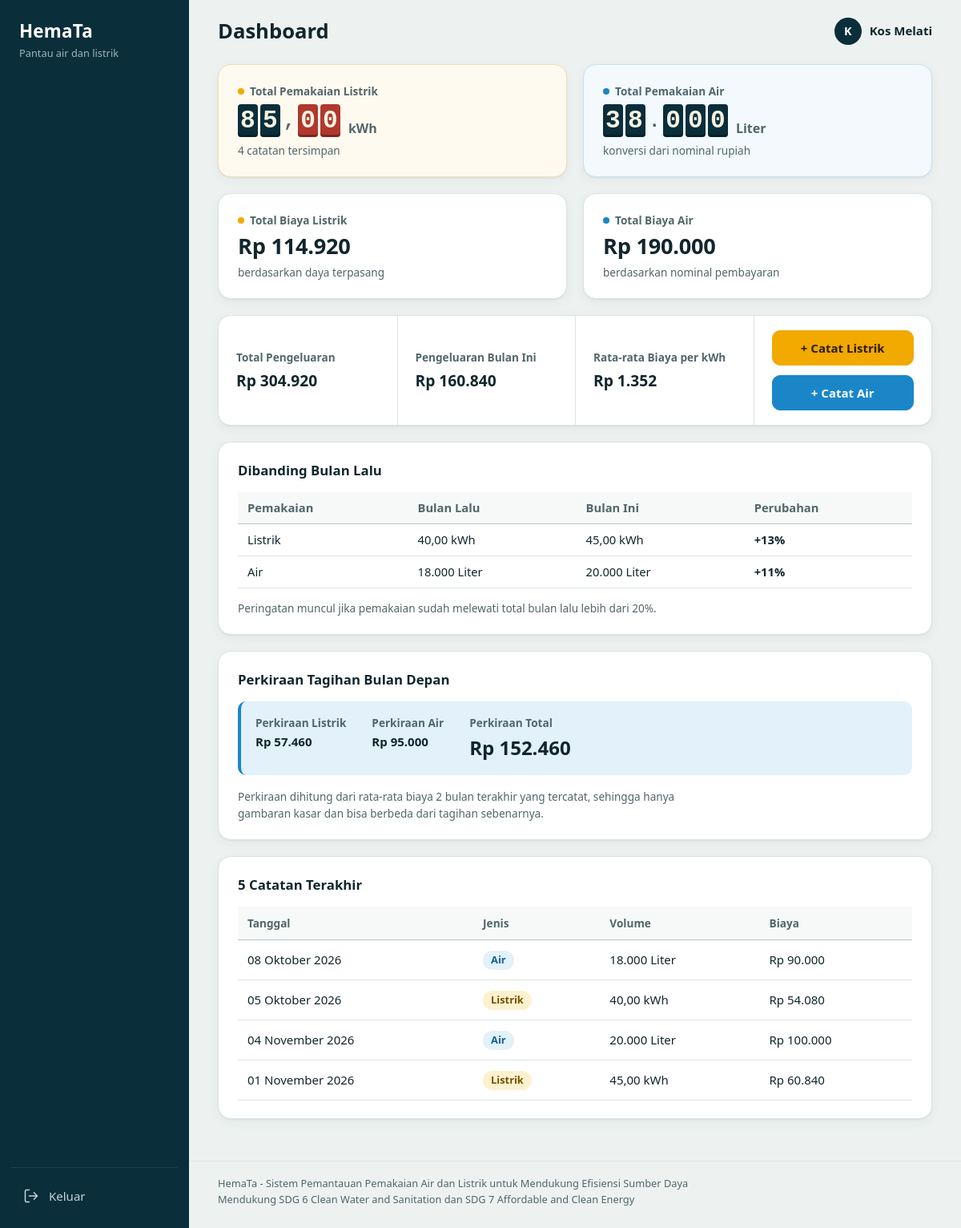
/dashboard.php (signed in), run on the app's committed database.
### tables this page shows
CREATE TABLE `pemakaian` (
  `id` int NOT NULL,
  `user_id` int NOT NULL,
  `jenis` enum('listrik','air') NOT NULL,
  `daya_va` int NOT NULL DEFAULT '0',
  `kwh` decimal(10,2) NOT NULL DEFAULT '0.00',
  `tarif_per_kwh` decimal(12,2) NOT NULL DEFAULT '0.00',
  `liter` decimal(12,2) NOT NULL DEFAULT '0.00',
  `total_rupiah` decimal(14,2) NOT NULL DEFAULT '0.00',
  `keterangan` varchar(255) NOT NULL DEFAULT '',
  `tanggal` date NOT NULL
);

### dashboard.php (the view, shortened to what this page needs)
<?php
$judul_halaman = "Dashboard";
include("includes/header.php");
include("includes/fungsi.php");
include("includes/koneksi.php");
$ringkas = totalPemakaian($koneksi, $_SESSION['user_id']);
$total_listrik = $ringkas['listrik_rupiah'];
$total_air = $ringkas['air_rupiah'];
$total_semua = $total_listrik + $total_air;
$bulan_ini_kode = date("Y-m");
$bulan_lalu_kode = date("Y-m", strtotime("first day of last month"));
$bulan_ini = pemakaianBulan($koneksi, $_SESSION['user_id'], $bulan_ini_kode);
$bulan_lalu = pemakaianBulan($koneksi, $_SESSION['user_id'], $bulan_lalu_kode);
$naik_listrik = persenPerubahan($bulan_ini['kwh'], $bulan_lalu['kwh']);
$naik_air = persenPerubahan($bulan_ini['liter'], $bulan_lalu['liter']);
$pengeluaran_bulan_ini = $bulan_ini['listrik_rupiah'] + $bulan_ini['air_rupiah'];
$perkiraan = perkiraanBulanDepan(rekapBulanan($koneksi, $_SESSION['user_id']));
$terakhir = mysqli_query($koneksi, "SELECT jenis, tanggal, kwh, liter, total_rupiah FROM pemakaian WHERE user_id='" . (int) $_SESSION['user_id'] . "' ORDER BY id DESC LIMIT 5");
?>
<section class="kartu-grid">
    <article class="kartu metrik kwh">
        <span class="label">Total Pemakaian Listrik</span>
        <strong class="angka"><?php echo digitMeter(formatAngka($ringkas['listrik_kwh'], 2)); ?> <small>kWh</small></strong>
        <span class="sub"><?php echo $ringkas['jumlah_catatan']; ?> catatan tersimpan</span>
    </article>
    <article class="kartu metrik liter">
        <span class="label">Total Pemakaian Air</span>
        <strong class="angka"><?php echo digitMeter(formatAngka($ringkas['air_liter'], 0)); ?> <small>Liter</small></strong>
        <span class="sub">konversi dari nominal rupiah</span>
    </article>
    <article class="kartu metrik biaya-listrik">
        <span class="label">Total Biaya Listrik</span>
        <strong class="angka"><?php echo formatRupiah($total_listrik); ?></strong>
        <span class="sub">berdasarkan daya terpasang</span>
    </article>
    <article class="kartu metrik biaya-air">
        <span class="label">Total Biaya Air</span>
        <strong class="angka"><?php echo formatRupiah($total_air); ?></strong>
        <span class="sub">berdasarkan nominal pembayaran</span>
    </article>
</section>
<section class="kartu ringkas-tambahan">
    <div class="ringkas-item">
        <span class="label">Total Pengeluaran</span>
        <strong><?php echo formatRupiah($total_semua); ?></strong>
    </div>
    <div class="ringkas-item">
        <span class="label">Pengeluaran Bulan Ini</span>
        <strong><?php echo formatRupiah($pengeluaran_bulan_ini); ?></strong>
    </div>
    <div class="ringkas-item">
        <span class="label">Rata-rata Biaya per kWh</span>
        <strong><?php echo $ringkas['listrik_kwh'] > 0 ? formatRupiah($total_listrik / $ringkas['listrik_kwh']) : "-"; ?></strong>
    </div>
    <div class="ringkas-item">
        <a class="btn utama" href="catat_listrik.php">+ Catat Listrik</a>
        <a class="btn sekunder" href="catat_air.php">+ Catat Air</a>
    </div>
</section>
<section class="kartu">
    <h2>Dibanding Bulan Lalu</h2>
    <table class="tabel kecil tumpuk">
        <thead>
            <tr>
                <th>Pemakaian</th>
                <th>Bulan Lalu</th>
                <th>Bulan Ini</th>
                <th>Perubahan</th>
            </tr>
        </thead>
        <tbody>
            <tr>
                <td class="c-judul">Listrik</td>
                <td data-label="Bulan Lalu"><?php echo formatAngka($bulan_lalu['kwh'], 2); ?> kWh</td>
                <td data-label="Bulan Ini"><?php echo formatAngka($bulan_ini['kwh'], 2); ?> kWh</td>
                <td data-label="Perubahan"><strong><?php echo teksPerubahan($naik_listrik); ?></strong></td>
            </tr>
            <tr>
                <td class="c-judul">Air</td>
                <td data-label="Bulan Lalu"><?php echo formatAngka($bulan_lalu['liter'], 0); ?> Liter</td>
                <td data-label="Bulan Ini"><?php echo formatAngka($bulan_ini['liter'], 0); ?> Liter</td>
                <td data-label="Perubahan"><strong><?php echo teksPerubahan($naik_air); ?></strong></td>
            </tr>
        </tbody>
    </table>
    <p class="catatan">Peringatan muncul jika pemakaian sudah melewati total bulan lalu lebih dari <?php echo BATAS_BOROS_PERSEN; ?>%.</p>
</section>
<section class="kartu">
    <h2>Perkiraan Tagihan Bulan Depan</h2>
    <?php if ($perkiraan === null) { ?>
        <p class="kosong">Perkiraan muncul setelah ada catatan pemakaian.</p>
    <?php } else { ?>
        <div class="pratinjau">
            <div class="pratinjau-item">
                <span class="label">Perkiraan Listrik</span>
                <strong><?php echo formatRupiah($perkiraan['listrik']); ?></strong>
            </div>
            <div class="pratinjau-item">
                <span class="label">Perkiraan Air</span>
                <strong><?php echo formatRupiah($perkiraan['air']); ?></strong>
            </div>
            <div class="pratinjau-item">
                <span class="label">Perkiraan Total</span>
                <strong class="besar"><?php echo formatRupiah($perkiraan['total']); ?></strong>
            </div>
        </div>
        <p class="catatan">Perkiraan dihitung dari rata-rata biaya <?php echo $perkiraan['jumlah_bulan']; ?> bulan terakhir yang tercatat, sehingga hanya gambaran kasar dan bisa berbeda dari tagihan sebenarnya.</p>
    <?php } ?>
</section>
<section class="kartu">
    <h2>5 Catatan Terakhir</h2>
    <?php if (mysqli_num_rows($terakhir) == 0) { ?>
        <p class="kosong">Belum ada catatan pemakaian. Mulai catat pemakaian listrik atau air Anda.</p>
    <?php } else { ?>
        <table class="tabel tumpuk riwayat">
            <thead>
                <tr>
                    <th>Tanggal</th>
                    <th>Jenis</th>
                    <th>Volume</th>
                    <th>Biaya</th>
                </tr>
            </thead>
            <tbody>
                <?php while ($baris = mysqli_fetch_array($terakhir)) { ?>
                    <tr>
                        <td class="c-tgl" data-label="Tanggal"><?php echo formatTanggal($baris['tanggal']); ?></td>
                        <td class="c-jenis" data-label="Jenis"><span class="badge <?php echo $baris['jenis']; ?>"><?php echo $baris['jenis'] == "listrik" ? "Listrik" : "Air"; ?></span></td>
                        <td class="c-vol" data-label="Volume"><?php echo $baris['jenis'] == "listrik" ? formatAngka($baris['kwh'], 2) . " kWh" : formatAngka($baris['liter'], 0) . " Liter"; ?></td>
                        <td class="c-biaya" data-label="Biaya"><?php echo formatRupiah($baris['total_rupiah']); ?></td>
                    </tr>
                <?php } ?>
            </tbody>
        </table>
    <?php } ?>
</section>
<?php include("includes/footer.php"); ?>

### includes/header.php (shortened to what this page needs)
<?php
$judul_halaman = isset($judul_halaman) ? $judul_halaman : "Dashboard";
$inisial = function_exists("mb_substr") ? mb_substr($_SESSION['nama'], 0, 1) : substr($_SESSION['nama'], 0, 1);
?>
<!DOCTYPE html>
<html lang="id">
<head>
    <link rel="stylesheet" href="css/style.css">
</head>
<body>
    <div class="app">
        <aside class="sisi">
            <div class="sisi-merek">
                <span class="logo">HemaTa</span>
                <span class="slogan">Pantau air dan listrik</span>
            </div>
            <div class="sisi-bawah">
                <a href="logout.php" class="keluar">
                    <svg viewBox="0 0 24 24" width="20" height="20" fill="none" stroke="currentColor" stroke-width="1.8" stroke-linecap="round" stroke-linejoin="round" aria-hidden="true"><path d="M9 21H5a2 2 0 0 1-2-2V5a2 2 0 0 1 2-2h4M16 17l5-5-5-5M21 12H9"/></svg>
                    <span>Keluar</span>
                </a>
            </div>
        </aside>
        <div class="isi">
            <header class="topbar">
                <div>
                    <h1><?php echo htmlspecialchars($judul_halaman); ?></h1>
                </div>
                <div class="pengguna">
                    <span class="avatar" aria-hidden="true"><?php echo htmlspecialchars(strtoupper($inisial)); ?></span>
                    <span class="pengguna-nama"><?php echo htmlspecialchars($_SESSION['nama']); ?></span>
                </div>
            </header>
            <main class="kontainer" id="isi">

### includes/fungsi.php (shortened to what this page needs)
<?php
function formatRupiah($angka)
{
    return "Rp " . number_format((float) $angka, 0, ",", ".");
}
function formatAngka($angka, $desimal = 0)
{
    return number_format((float) $angka, $desimal, ",", ".");
}
function namaBulan()
{
    return array(1 => "Januari", "Februari", "Maret", "April", "Mei", "Juni", "Juli", "Agustus", "September", "Oktober", "November", "Desember");
}
function formatTanggal($tanggal)
{
    $bulan = namaBulan();
    $waktu = strtotime($tanggal);
    return date("d", $waktu) . " " . $bulan[(int) date("n", $waktu)] . " " . date("Y", $waktu);
}
function totalPemakaian($koneksi, $id_user = 0)
{
    $batas = $id_user > 0 ? "WHERE user_id='" . (int) $id_user . "'" : "";
    $hasil = array("listrik_kwh" => 0, "listrik_rupiah" => 0, "air_liter" => 0, "air_rupiah" => 0, "jumlah_catatan" => 0);
    $query = mysqli_query($koneksi, "SELECT jenis, SUM(kwh) AS total_kwh, SUM(liter) AS total_liter, SUM(total_rupiah) AS total_biaya FROM pemakaian " . $batas . " GROUP BY jenis");
    while ($baris = mysqli_fetch_array($query)) {
        if ($baris['jenis'] == "listrik") {
            $hasil['listrik_kwh'] = (float) $baris['total_kwh'];
            $hasil['listrik_rupiah'] = (float) $baris['total_biaya'];
        } else {
            $hasil['air_liter'] = (float) $baris['total_liter'];
            $hasil['air_rupiah'] = (float) $baris['total_biaya'];
        }
    }
    $hitung = mysqli_query($koneksi, "SELECT COUNT(*) AS jumlah FROM pemakaian " . $batas);
    $baris_hitung = mysqli_fetch_array($hitung);
    $hasil['jumlah_catatan'] = (int) $baris_hitung['jumlah'];
    return $hasil;
}
function pemakaianBulan($koneksi, $id_user, $bulan)
{
    $hasil = array("kwh" => 0, "listrik_rupiah" => 0, "liter" => 0, "air_rupiah" => 0);
    $query = mysqli_query($koneksi, "SELECT jenis, SUM(kwh) AS total_kwh, SUM(liter) AS total_liter, SUM(total_rupiah) AS total_biaya FROM pemakaian WHERE user_id='" . (int) $id_user . "' AND DATE_FORMAT(tanggal, '%Y-%m')='" . mysqli_real_escape_string($koneksi, $bulan) . "' GROUP BY jenis");
    while ($baris = mysqli_fetch_array($query)) {
        if ($baris['jenis'] == "listrik") {
            $hasil['kwh'] = (float) $baris['total_kwh'];
            $hasil['listrik_rupiah'] = (float) $baris['total_biaya'];
        } else {
            $hasil['liter'] = (float) $baris['total_liter'];
            $hasil['air_rupiah'] = (float) $baris['total_biaya'];
        }
    }
    return $hasil;
}
function persenPerubahan($sekarang, $sebelumnya)
{
    return ($sekarang - $sebelumnya) / $sebelumnya * 100;
}
function teksPerubahan($persen)
{
    return ($persen > 0 ? "+" : "") . formatAngka($persen, 0) . "%";
}
function rekapBulanan($koneksi, $id_user)
{
    $hasil = array();
    $query = mysqli_query($koneksi, "SELECT DATE_FORMAT(tanggal, '%Y-%m') AS bulan, SUM(CASE WHEN jenis='listrik' THEN kwh ELSE 0 END) AS kwh, SUM(CASE WHEN jenis='listrik' THEN total_rupiah ELSE 0 END) AS listrik, SUM(CASE WHEN jenis='air' THEN liter ELSE 0 END) AS liter, SUM(CASE WHEN jenis='air' THEN total_rupiah ELSE 0 END) AS air FROM pemakaian WHERE user_id='" . (int) $id_user . "' GROUP BY DATE_FORMAT(tanggal, '%Y-%m') ORDER BY bulan DESC");
    if ($query) {
        while ($baris = mysqli_fetch_array($query)) {
            $hasil[] = array(
                "bulan" => $baris['bulan'],
                "kwh" => (float) $baris['kwh'],
                "listrik" => (float) $baris['listrik'],
                "liter" => (float) $baris['liter'],
                "air" => (float) $baris['air']
            );
        }
    }
    return $hasil;
}
function perkiraanBulanDepan($rekap, $jumlah = 3)
{
    $data = array_slice($rekap, 0, $jumlah);
    $banyak = count($data);
    $listrik = 0;
    $air = 0;
    foreach ($data as $baris) {
        $listrik += $baris['listrik'];
        $air += $baris['air'];
    }
    return array(
        "jumlah_bulan" => $banyak,
        "listrik" => $listrik / $banyak,
        "air" => $air / $banyak,
        "total" => ($listrik + $air) / $banyak
    );
}
function digitMeter($teks)
{
    $hasil = '<span class="meter" role="img" aria-label="' . htmlspecialchars($teks) . '">';
    foreach (str_split($teks) as $karakter) {
        if (ctype_digit($karakter)) {
            $hasil .= '<span class="digit" aria-hidden="true">' . $karakter . '</span>';
        } elseif ($karakter == ",") {
            $hasil .= '<span class="pemisah koma" aria-hidden="true">,</span>';
        } else {
            $hasil .= '<span class="pemisah" aria-hidden="true">' . htmlspecialchars($karakter) . '</span>';
        }
    }
    return $hasil . '</span>';
}

### includes/footer.php (shortened to what this page needs)
            </main>
            <footer class="footer">
                <p>HemaTa - Sistem Pemantauan Pemakaian Air dan Listrik untuk Mendukung Efisiensi Sumber Daya</p>
                <p>Mendukung SDG 6 Clean Water and Sanitation dan SDG 7 Affordable and Clean Energy</p>
            </footer>
        </div>
    </div>
</body>
</html>

### data on the page
pemakaian: tanggal "08 Oktober 2026", jenis "Air", liter "18.000", total_rupiah "Rp 90.000"
pemakaian: tanggal "05 Oktober 2026", jenis "Listrik", kwh "40,00", total_rupiah "Rp 54.080"
pemakaian: tanggal "04 November 2026", jenis "Air", liter "20.000", total_rupiah "Rp 100.000"
pemakaian: tanggal "01 November 2026", jenis "Listrik", kwh "45,00", total_rupiah "Rp 60.840"

### other printed values
$judul_halaman "Dashboard"
$inisial "K"
$_SESSION['nama'] "Kos Melati"
$karakter "8"
$karakter "5"
$karakter "0"
$ringkas['jumlah_catatan'] "4"
$karakter "3"
$karakter "."
formatRupiah($total_listrik) "Rp 114.920"
formatRupiah($total_air) "Rp 190.000"
formatRupiah($total_semua) "Rp 304.920"
formatRupiah($pengeluaran_bulan_ini) "Rp 160.840"
formatRupiah($total_listrik / $ringkas['listrik_kwh']) "Rp 1.352"
formatAngka($bulan_lalu['kwh'], 2) "40,00"
